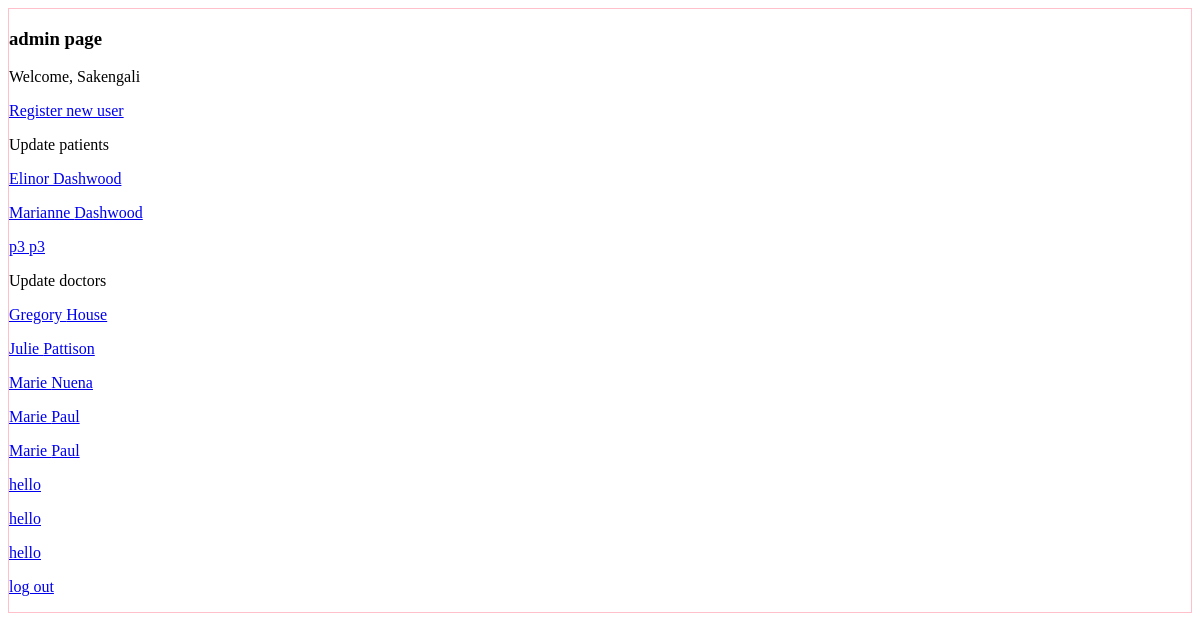
/users/personal (signed in), run on an earlier commit of the app's database.
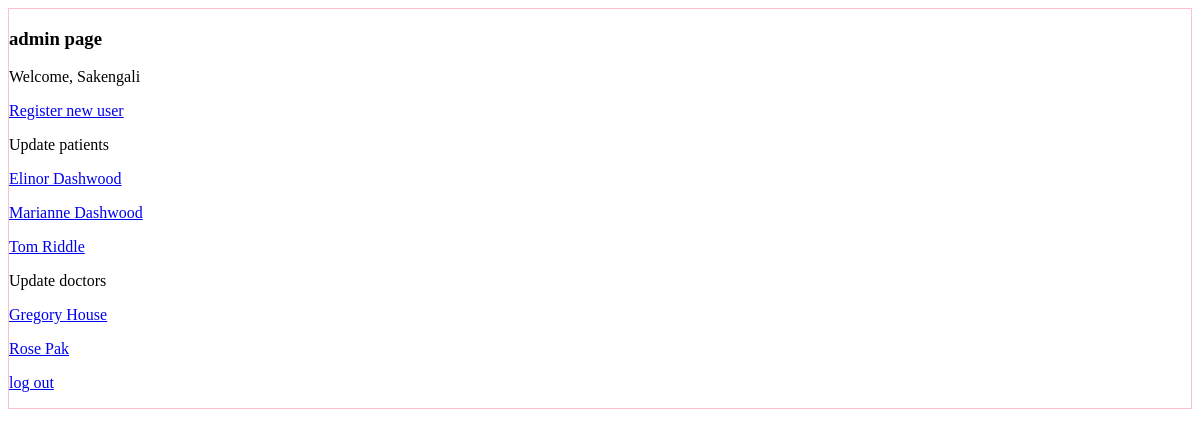
And on a later commit of the database.
### users/models.py (models this page shows, shortened)
class User(AbstractUser):
    name = models.CharField(max_length=30)
    surname = models.CharField(max_length=30)

class Patient(models.Model):
    user = models.OneToOneField(User, on_delete=models.CASCADE, primary_key=True)
    date_of_birth = models.DateField(blank=True)
    IIN = models.IntegerField(max_length=12, blank=True)
    gov_id = models.IntegerField(max_length=12,blank=True)
    name = models.CharField(max_length=50, blank=True)
    surname = models.CharField(max_length=50, blank=True)
    middle_name = models.CharField(max_length=50, blank=True)
    blood_group = models.CharField(max_length=2, blank=True, choices=blood_group_choices)
    contact_close = models.CharField(max_length=11,blank=True)
    phone_number = models.CharField(max_length=11,blank=True)
    address = models.CharField(max_length=50, blank=True)
    marital_status = models.CharField(max_length=10, blank=True, choices = marital_status_choices)
    registration_date = models.DateField(default = datetime.today())
    assigned_doctor = models.ForeignKey(Doctor, related_name='assigned_patients', on_delete=models.PROTECT, default = Doctor.objects.get(surname="House").pk) #why added pk?

class Doctor(models.Model):
    user = models.OneToOneField(User, on_delete=models.CASCADE, primary_key=True)
    date_of_birth = models.DateField(blank=True)
    IIN = models.IntegerField(max_length=12, blank=True)
    gov_id = models.IntegerField(max_length=12,blank=True)
    name = models.CharField(max_length=50, blank=True)
    surname = models.CharField(max_length=50, blank=True)
    middle_name = models.CharField(max_length=50, blank=True)
    phone_number = models.CharField(max_length=11,blank=True)
    department_ID = models.IntegerField(max_length=6, blank=True)
    spec = models.ForeignKey(Specialization, on_delete = models.SET_NULL, blank = True, null = True)
    experience = models.CharField(max_length=2, blank=True)
    photo = models.ImageField(upload_to='images', blank=True)
    category=models.CharField(max_length=10, blank=True)
    appointment_price = models.CharField(max_length = 7, blank=True)
    education = models.CharField(max_length=30, blank=True)
    rating = models.IntegerField(max_length = 2, blank=True)
    address = models.CharField(max_length = 30, blank=True)
    homepage = models.URLField(blank=True)

### users/views.py (the view)
# urls.py: path('personal', views.personal, name='personal'),
@login_required
def personal(request):
    user = request.user
    if is_patient(user):
        if not user.patient.chatrooms.first():
            Chatrooms.objects.create(patient = user.patient, doctor = user.patient.assigned_doctor)
        if request.method == "POST":
            user.patient.gov_id = request.POST["gov_id"]
            user.patient.name = request.POST["name"]
            user.patient.surname = request.POST["surname"]
            user.patient.middle_name = request.POST["middle_name"]
            user.patient.address = request.POST["address"]
            user.patient.phone_number = request.POST["phone_number"]
            user.patient.email = request.POST["email"]
            user.patient.contact_close = request.POST["contact_close"]
            user.patient.save()
            return HttpResponseRedirect(reverse('personal'))
        return render(request, 'users/patient_page.html')
    elif is_doctor(user):
        return render(request, 'users/doctor_page.html')
    elif is_admin(user):
        patients = Patient.objects.all()
        doctors = Doctor.objects.all()
        return render(request, 'users/admin_page.html', {
            'patients' : patients, 'doctors' : doctors
        })
    return HttpResponseRedirect(reverse('admin:index'))

### users/views.py (called while the page is built)
def is_patient(user):
    return user.groups.filter(name='Patient').exists()

def is_doctor(user):
    return user.groups.filter(name='Doctor').exists()

def is_admin(user):
    return user.is_staff

### users/templates/users/admin_page.html (shortened to what this page needs)
{% extends 'users/layout.html' %}
{%block body%}
    <div style="border: 1px solid pink">
        <h3>admin page</h3>
        <p>Welcome, {{request.user.username}} </p>
        <p><a href="{% url 'register' %}">Register new user</a></p>
        <p>Update patients </p>
        {% for patient in patients%}
        <p><a href="{% url 'update' role='Patient' id=patient.user_id %}">{{ patient.name}} {{ patient.surname}}</a></p>
        {% endfor %}
        <p>Update doctors </p>
        {% for doctor in doctors%}
        <p><a href="{% url 'update' role='Doctor' id=doctor.user_id  %}">{{ doctor.name}} {{ doctor.surname}}</a></p>
        {% endfor %}
        <p><a href="{% url 'logout' %}">log out</a></p>
{% endblock %}

### users/templates/users/layout.html (shortened to what this page needs)
<!DOCTYPE html>
<html lang="en">
<head>
</head>
<body>
    {% block body %}
    {% endblock %}
</body>
</html>

What changed in the data, as far as the page shows it:
removed Patient: name "p3", surname "p3"
removed Doctor: name "Julie", surname "Pattison"
removed Doctor: name "Marie", surname "Nuena"
removed Doctor: name "Marie", surname "Paul"
removed Doctor: name "Marie", surname "Paul"
removed Doctor: name "hello"
removed Doctor: name "hello"
removed Doctor: name "hello"
added Patient: name "Tom", surname "Riddle"
added Doctor: name "Rose", surname "Pak"
